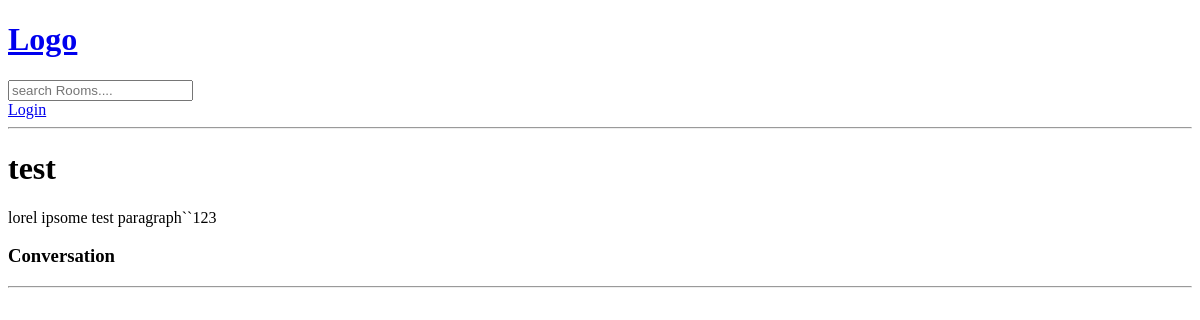
The page /room/6 on the database as committed earlier.
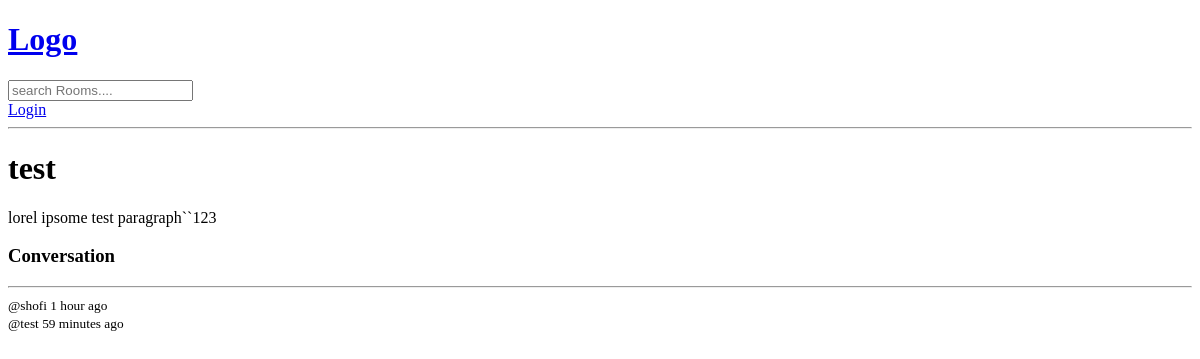
The same page on the database as committed later.
### base/models.py (models this page shows, shortened)
class Room(models.Model):
    host = models.ForeignKey(User, on_delete=models.SET_NULL, null=True)
    topic = models.ForeignKey(Topic, on_delete=models.SET_NULL, null=True)
    name = models.CharField(max_length=200)
    description = models.TextField(null=True, blank=True)
    updated = models.DateTimeField(auto_now=True)
    created = models.DateTimeField(auto_now_add=True)
    class Meta:
        ordering = ['-updated', '-created']

class Message(models.Model):
    user = models.ForeignKey(User, on_delete=models.CASCADE)
    room = models.ForeignKey(Room, on_delete=models.CASCADE)
    body = models.TextField()
    updated = models.DateTimeField(auto_now=True)
    created = models.DateTimeField(auto_now_add=True)

### base/views.py (the view)
# urls.py: path('room/<str:pk>', views.room, name="room"),
def room(request, pk):
    room = Room.objects.get(id=pk)
    room_messages = room.message_set.all()
    context = {'room': room, 'room_messages': room_messages}
    return render(request, 'base/room.html', context)

### base/templates/base/room.html
{% extends 'main.html' %} {% block content %}
<h1>{{room.name}}</h1>
<p>{{ room.description }}</p>
<div class="comment-wrapper">
	<h3>Conversation</h3>
	<hr />
	{% for message in room_messages %}
	<div>
		<small>@{{message.user}} {{message.created|timesince}} ago</small>
	</div>
	{% endfor %}
</div>
{% endblock %}

### templates/main.html (shortened to what this page needs)
<!DOCTYPE html>
<html>
<head>
</head>
<body>
    {% include 'navbar.html' %}
    {% block content %}
    {% endblock content %}
</body>
</html>

### templates/navbar.html
<a href="/">
	<h1>Logo</h1>
</a>
<form method="get" action="{% url 'home' %}">
	<input type="text" name="q" placeholder="search Rooms...." />
</form>
{% if request.user.is_authenticated %}
<p>Hello {{request.user}}</p>
<a href="{% url 'logout' %}">Logout</a>
{% else %}
<a href="{% url 'login' %}">Login</a>
{% endif %}
<hr />

Rows that differ between the two databases and show on the page:
added Message: user "shofi", created "1 hour"
added Message: user "test", created "59 minutes"
